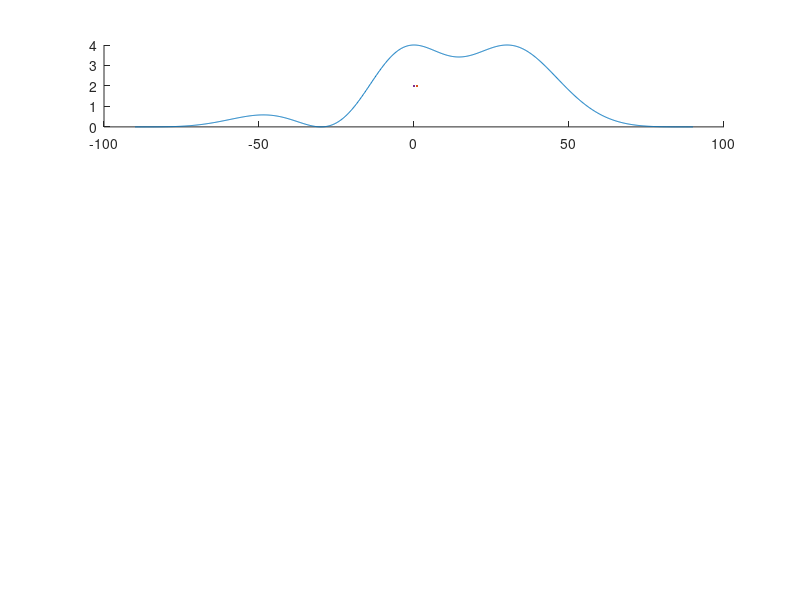

The MATLAB source for this figure: (Note: this script raises an error after producing the figure.)
clear, close all


n = 4;
nrf = 2;

F = 1/sqrt(n)*exp(1j*2*pi/n*(0:n-1).*(0:n-1).');

if n==nrf
	M = 1;
else
	M = ceil(n/(nrf-1));
end

configuration_matrix = zeros(M,nrf);
configuration_matrix(1,:) = 0:nrf-1;
for i = 2 : M
	configuration_matrix(i,:) = mod(configuration_matrix(i-1,:)+nrf-1,n);
end

codebook = zeros(n,nrf,M);
for i = 1 : M
	codebook(:,:,i) = F(:,configuration_matrix(i,:)+1);
end


theta_plot_deg = linspace(-90,90,1000);
theta_plot = theta_plot_deg*pi/180;

a_plot = exp(1j*pi*sin(theta_plot).*(0:n-1).');
full_beam_pattern = abs(F'*a_plot).^2;





logarithmic = 0;
x_limits = [-90,90];
font_size = 14;
line_width = 2;
red = [255,0,0]/255;
orange = [255,128,0]/255;
green = [0,255,0]/255;
blue = [0,0,255]/255;

if logarithmic == 0
	G_full = (abs(F'*a_plot).^2);
	beampattern_B0 = ((sum(abs(codebook(:,:,1)'*a_plot).^2)));
	beampattern_B1 = ((sum(abs(codebook(:,:,2)'*a_plot).^2)));
	beampattern_B2 = ((sum(abs(codebook(:,:,3)'*a_plot).^2)));
	beampattern_B3 = ((sum(abs(codebook(:,:,4)'*a_plot).^2)));
	y_limits = [0,4.5];

else
	G_full = 10*log10(abs(F'*a_plot).^2);
	beampattern_B0 = 10*log10((sum(abs(codebook(:,:,1)'*a_plot).^2)));
	beampattern_B1 = 10*log10((sum(abs(codebook(:,:,2)'*a_plot).^2)));
	beampattern_B2 = 10*log10((sum(abs(codebook(:,:,3)'*a_plot).^2)));
	beampattern_B3 = 10*log10((sum(abs(codebook(:,:,4)'*a_plot).^2)));
	y_limits = [0.4,30];
end

	subplot(4,1,1)
	hold on
		plot(theta_plot_deg,beampattern_B0,'-',Color=red,LineWidth=line_width)
		% plot(theta_plot_deg,G_full(configuration_matrix(1,:)+1,:),'-k')
	hold off
	xlabel('$\theta$ [deg]',Interpreter='latex',FontSize=font_size)
	% ylabel('$||\textbf{B}_0^H \textbf{a}(\theta)||^2_2$',Interpreter='latex',FontSize=font_size)
	grid on
	% set(gca,'YScale','log')
	% xlim(x_limits)
	ylim(y_limits)
	% set(get(gca,'ylabel'),'rotation',0)
	
	subplot(4,1,2)
	hold on
	% plot(theta_plot_deg,G_full,'--k')
		plot(theta_plot_deg,beampattern_B1,'-',Color=orange,LineWidth=line_width)
		% plot(theta_plot_deg,G_full(configuration_matrix(2,:)+1,:),'-k')
	hold off
	xlabel('$\theta$ [deg]',Interpreter='latex',FontSize=font_size)
	% ylabel('$||\textbf{B}_1^H \textbf{a}(\theta)||^2_2$',Interpreter='latex',FontSize=font_size)
	grid on
	% set(gca,'YScale','log')
	% xlim(x_limits)
	ylim(y_limits)
	
	subplot(4,1,3)
	hold on
		plot(theta_plot_deg,beampattern_B2,'-',Color=green,LineWidth=line_width)
		% plot(theta_plot_deg,G_full(configuration_matrix(3,:)+1,:),'-k')
	hold off
	xlabel('$\theta$ [deg]',Interpreter='latex',FontSize=font_size)
	% ylabel('$||\textbf{B}_2^H \textbf{a}(\theta)||^2_2$',Interpreter='latex',FontSize=font_size)
	grid on
	% set(gca,'YScale','log')
	% set(get(gca,'ylabel'),'rotation',0)
	% xlim(x_limits)
	ylim(y_limits)
	
	subplot(4,1,4)
	hold on
		plot(theta_plot_deg,beampattern_B3,'-',Color=blue,LineWidth=line_width)
		% plot(theta_plot_deg,G_full(configuration_matrix(4,:)+1,:),'-k')
	hold off
	xlabel('$\theta$ [deg]',Interpreter='latex',FontSize=font_size)
	% ylabel('$||\textbf{B}_3^H \textbf{a}(\theta)||^2_2$',Interpreter='latex',FontSize=font_size)
	grid on
	% set(gca,'YScale','log')
	% set(get(gca,'ylabel'),'rotation',0)
	% xlim(x_limits)
	ylim(y_limits)



% for i = 1 : M 
% 	figure
% 	Pm = abs(codebook(:,:,i)'*a_plot).^2;
% 	hold on
% 	plot(theta_plot,10*log10(sum(Pm)),LineWidth=1.5)
% 	plot(theta_plot,10*log10(Pm),'--k',LineWidth=1.5)
% 	hold off
% 	% plot(theta_plot,20*log10(Pm),'--k')
% end
% hold off
% ylim([-45,20])
